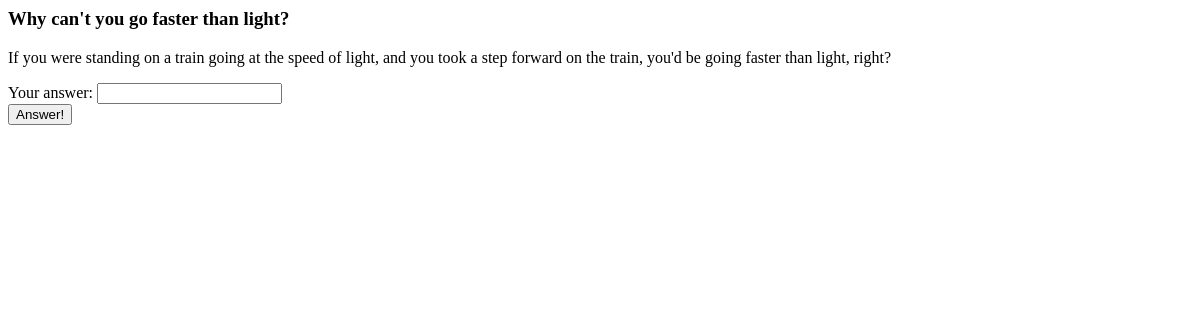
The page /questions/3/answers/new (signed in) on the database as committed earlier.
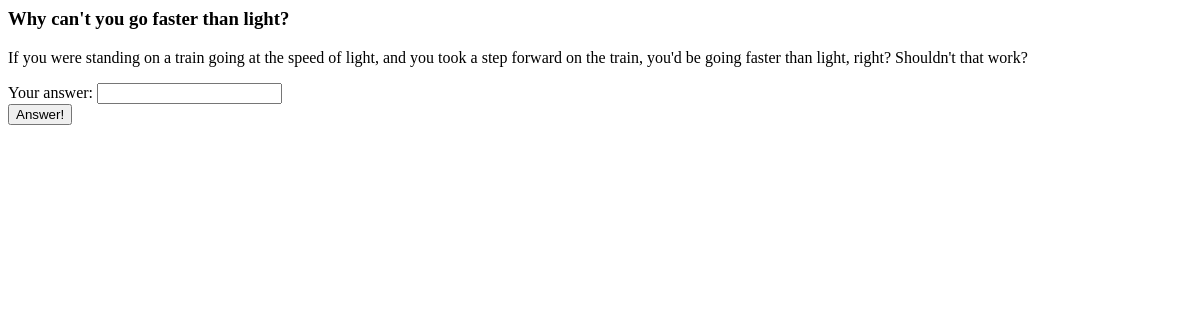
The same page on the database as committed later.
### app.py (models this page shows, shortened)
class Question(db.Model):
    __tablename__ = 'questions'
    id = db.Column(db.Integer, primary_key = True)
    user_id = db.Column(db.Integer, db.ForeignKey('users.id'))
    title = db.Column(db.String)
    content = db.Column(db.String)
    answers = db.relationship('Answer', backref = 'question')
    created_on = db.Column(db.DateTime, server_default=db.func.now())
    updated_on = db.Column(db.DateTime, server_default=db.func.now(), server_onupdate=db.func.now())

### app.py (the view)
@app.route('/questions/<int:question_id>/answers/new', methods=['GET','POST'])
def new_answer(question_id):
    question = Question.query.get(question_id)
    if not User.current_user(session):
        return redirect('/login')
    elif User.current_user(session) == question.user:
        return "You can't answer your own question!"
    else:
        if request.method == "POST":
            answer_content = request.form['content']
            try:
                current_user_id = User.current_user(session).id
                new_answer = Answer(content=answer_content, user_id=current_user_id, question_id=question_id)
                db.session.add(new_answer)
                db.session.commit()
                return redirect(f'/questions/{question_id}')
            except:
                return "Your answer could not be submitted. Sorry!"
        else:
            return render_template('answers/new.html', question = question)

### app.py (called while the page is built)
    @classmethod
    def find_by_username(self, username):
        return User.query.filter_by(username=username).first()

    @classmethod
    def current_user(self, session):
        return User.find_by_username(session['username'])

### templates/answers/new.html (shortened to what this page needs)
{% block body %}
<h3>{{ question.title }}</h3>
<p>{{ question.content }}</p>
<form action={{url_for('new_answer', question_id = question.id)}} method="POST">
    Your answer: <input type="text" name="content" id="content"> <br>
    <input type="submit" value="Answer!">
</form>
{% endblock %}

Rows that differ between the two databases and show on the page:
changed Question "Why can't you go faster than light?": content "If you were standing on a train going at the speed of light, and you took a step forward on the train, you'd be going faster than light, right?" → "…faster than light, right? Shouldn't that work?"
